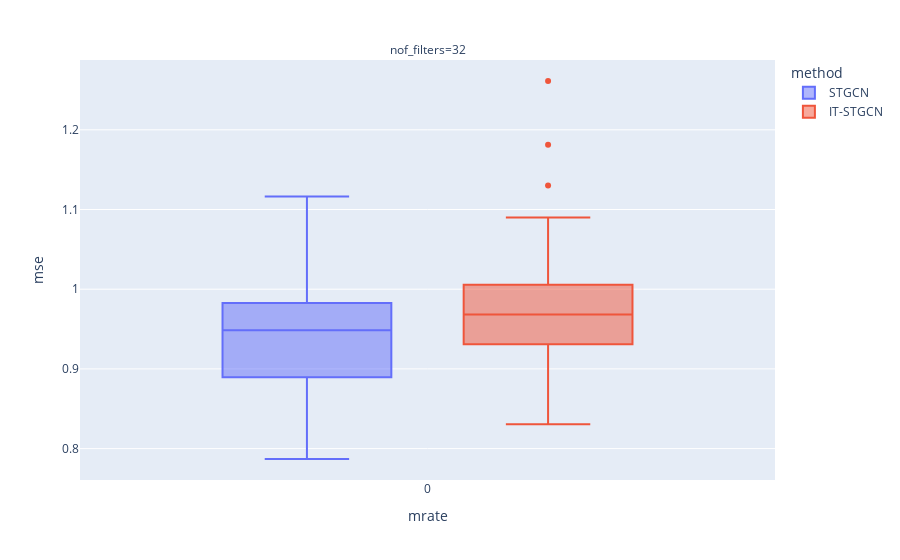

Notebook cell for this chart:
### Markdown cell above
## Baseline

### Code cell
data.query("method!='GNAR' and mrate ==0 ").plot.box(backend='plotly',x='mrate',color='method',y='mse',facet_col='nof_filters',height=600)

### Figure 1 — Plotly figure (JSON) as saved in the notebook; plotly's stock layout.template omitted (floating-point values rounded to 4 significant figures)
{"data": [{"alignmentgroup": "True", "hovertemplate": "method=STGCN<br>nof_filters=32<br>mrate=%{x}<br>mse=%{y}<extra></extra>", "legendgroup": "STGCN", "marker": {"color": "#636efa"}, "name": "STGCN", "notched": false, "offsetgroup": "STGCN", "orientation": "v", "showlegend": true, "type": "box", "x": [0, 0, 0, 0, 0, 0, 0, 0, 0, 0, 0, 0, 0, 0, 0, 0, 0, 0, 0, 0, 0, 0, 0, 0, 0, 0, 0, 0, 0, 0], "x0": " ", "xaxis": "x", "y": [0.8782, 0.8822, 0.9825, 0.9518, 1.033, 0.7963, 0.9801, 0.9608, 1.028, 0.9073, 0.9099, 0.9515, 0.952, 1.002, 0.9316, 0.9306, 0.9401, 0.8052, 0.787, 0.9584, 0.947, 0.9959, 0.7961, 0.8894, 0.941, 1.116, 0.9841, 0.95, 0.8508, 1.066], "y0": " ", "yaxis": "y"}, {"alignmentgroup": "True", "hovertemplate": "method=IT-STGCN<br>nof_filters=32<br>mrate=%{x}<br>mse=%{y}<extra></extra>", "legendgroup": "IT-STGCN", "marker": {"color": "#EF553B"}, "name": "IT-STGCN", "notched": false, "offsetgroup": "IT-STGCN", "orientation": "v", "showlegend": true, "type": "box", "x": [0, 0, 0, 0, 0, 0, 0, 0, 0, 0, 0, 0, 0, 0, 0, 0, 0, 0, 0, 0, 0, 0, 0, 0, 0, 0, 0, 0, 0, 0], "x0": " ", "xaxis": "x", "y": [0.9997, 0.965, 0.9713, 0.9695, 0.9968, 0.9506, 0.92, 0.9059, 0.934, 0.9273, 0.8838, 0.9766, 1.13, 1.181, 1.09, 1.028, 1.003, 1.009, 0.9421, 1.006, 0.9959, 1.261, 0.8485, 1.031, 0.9308, 0.8305, 0.9672, 0.9502, 0.8598, 0.9632], "y0": " ", "yaxis": "y"}], "layout": {"annotations": [{"font": {}, "showarrow": false, "text": "nof_filters=32", "x": 0.5, "xanchor": "center", "xref": "paper", "y": 1, "yanchor": "bottom", "yref": "paper"}], "autosize": true, "boxmode": "group", "legend": {"title": {"text": "method"}, "tracegroupgap": 0}, "margin": {"t": 60}, "xaxis": {"anchor": "y", "autorange": true, "domain": [0, 1], "range": [-0.5018, 0.5018], "title": {"text": "mrate"}, "type": "linear"}, "yaxis": {"anchor": "x", "autorange": true, "domain": [0, 1], "range": [0.7606, 1.288], "title": {"text": "mse"}, "type": "linear"}}}
